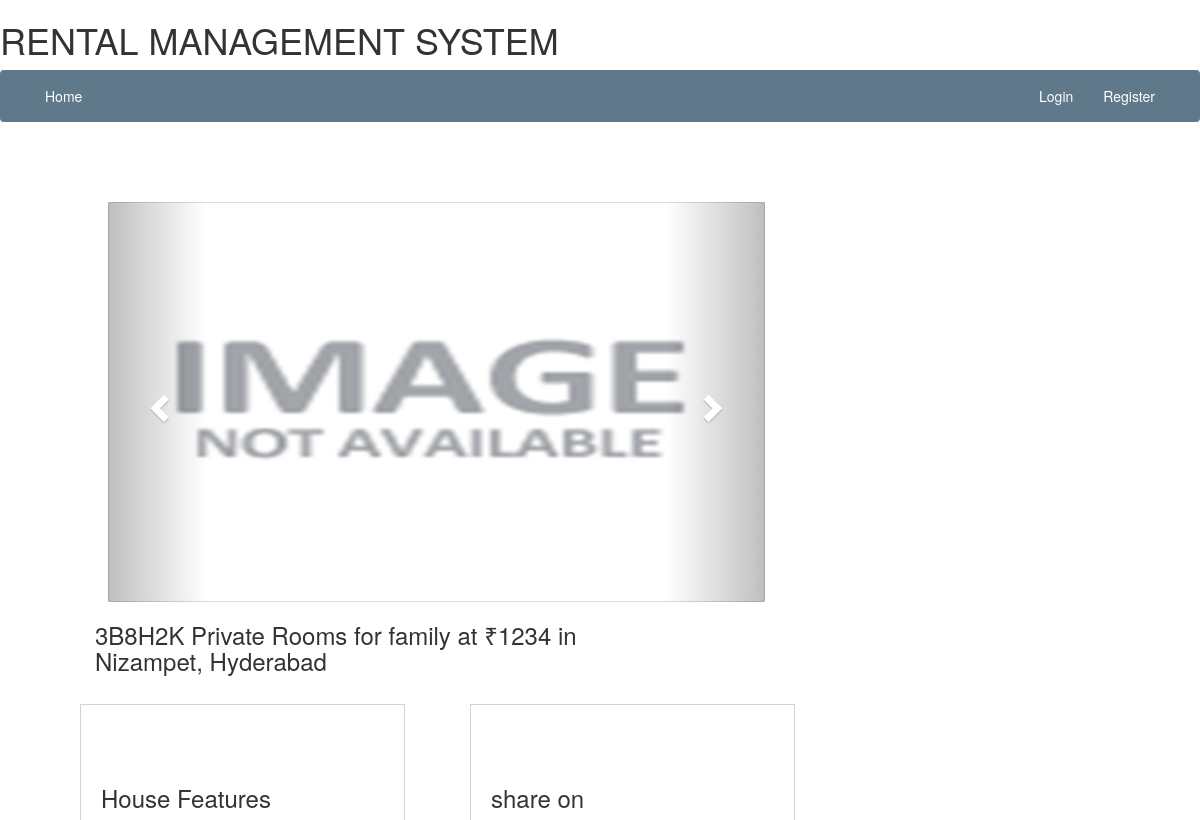
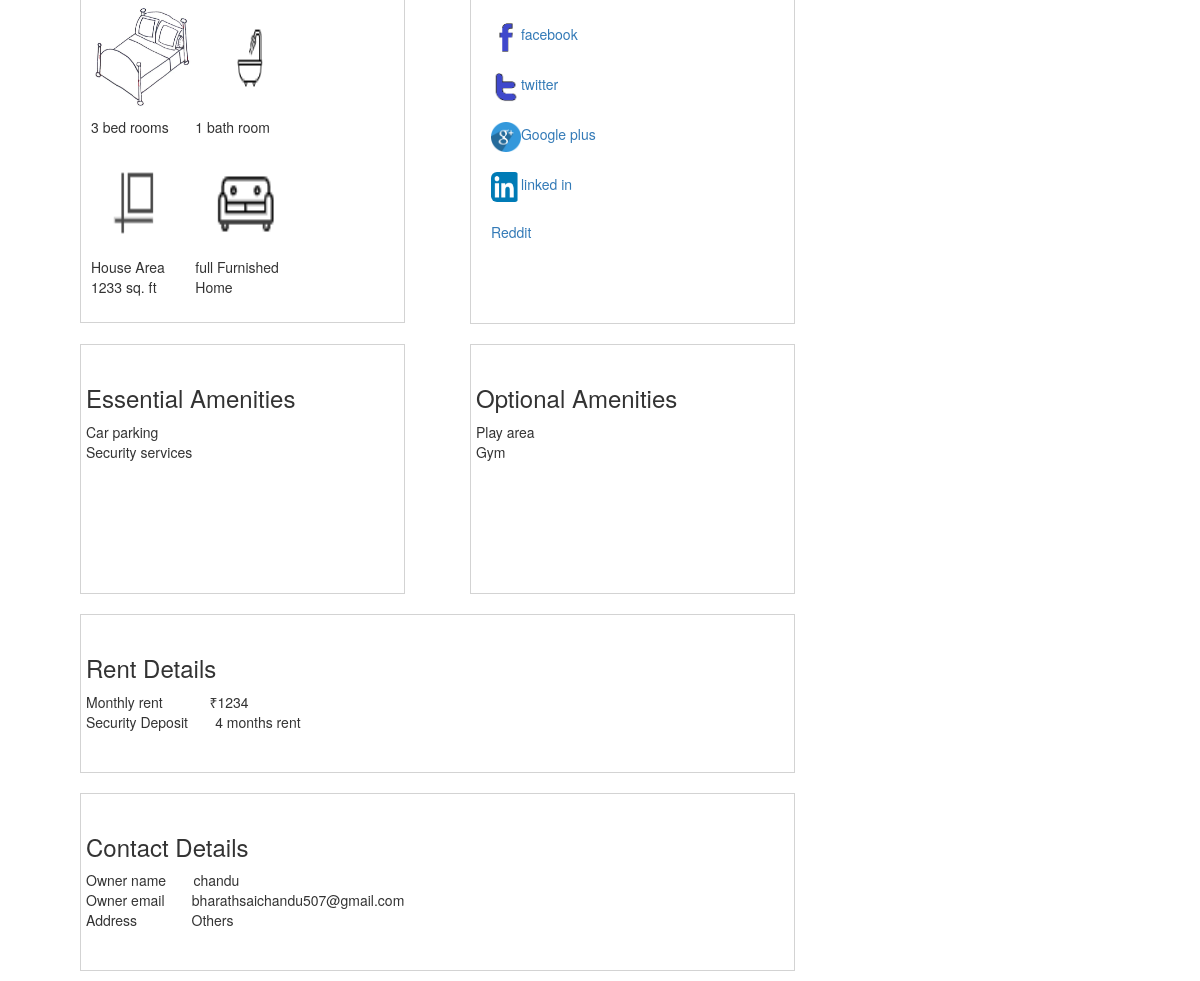
The page /privateroomlist/6/ on the database its author committed (2 pictures, top to bottom).
### forum/models.py (models this page shows, shortened)
class private_room(models.Model):
    user_name = models.CharField(max_length=120, null=True)
    user = models.CharField(max_length=120, null=True)
    email = models.EmailField(max_length=120, null=True)
    City = models.CharField(max_length=100, blank=False, null=True)
    Area = models.CharField(max_length=100, blank=False, null=True)
    Address = models.CharField(max_length=200, blank=False, null=True)
    rent = models.IntegerField(default=0)
    securitydeposit = models.IntegerField(default=0)
    Numbers = [(i, i) for i in range(11)]
    Area_sqft = models.IntegerField(default=0)
    bed_rooms = models.IntegerField(choices=Numbers, default=0)
    bathrooms = models.IntegerField(choices=Numbers, default=0)
    kitchen = models.IntegerField(choices=Numbers, default=0)
    hall = models.IntegerField(choices=Numbers, default=0)
    rooms_available = models.IntegerField(default=0)
    gender_choices = (('male', 'male'), ('female', 'female'), ('family', 'family'), ('any', 'any'))
    gender = models.CharField(max_length=20, choices=gender_choices, default="any")
    Furniture_choices = (('full', 'full furnished'), ('semi', 'semi furnished'), ('no', 'no furnished'))
    Furniture = models.CharField(max_length=20, choices=Furniture_choices, default='full')
    available_choices = (('yes', 'Yes'), ('no', 'No'))
    Available = models.CharField(max_length=10, choices=available_choices, default='no')
    essential_amenities = (('parking', 'Car parking'),
                           ('security', 'Security services'),
                           ('water', 'Water supply'),
                           ('elevator', 'Elevators'),
                           ('power', 'Power backup'),
                           ('maintenance', '24-hour maintenance'))
    essentialamenities = MultiSelectField(choices=essential_amenities, default='parking')
    optional_amenities = (('play', 'Play area'),
                          ('gym', 'Gym'),
                          ('salon', 'Spa and salon'),
                          ('Concierge', 'Concierge services'),
                          ('hospital', 'Hospitals'),
                          ('restaurant', 'Restaurants'),
                          ('temples', 'Temple and religious activity place'),
                          ('wifi', 'Wi-Fi connectivity'))
    optionalamenities = MultiSelectField(choices=optional_amenities, default='play')
    description = models.TextField(blank=False, null=True)
    updated = models.DateTimeField(auto_now=True, auto_now_add=False)
    timestamp = models.DateTimeField(auto_now=False, auto_now_add=True)
    image1 = models.ImageField(upload_to=upload_location, verbose_name='Image(optional)', blank=True)
    image2 = models.ImageField(upload_to=upload_location, verbose_name='Image(optional)', blank=True)
    image3 = models.ImageField(upload_to=upload_location, verbose_name='Image(optional)', blank=True)
    image4 = models.ImageField(upload_to=upload_location, verbose_name='Image(optional)', blank=True)
    image5 = models.ImageField(upload_to=upload_location, verbose_name='Image(optional)', blank=True)
    image6 = models.ImageField(upload_to=upload_location, verbose_name='Image(optional)', blank=True)
    class Meta:
        ordering = ["-updated", "-timestamp"]

### forum/views.py (the view)
# urls.py: path('privateroomlist/<int:my_id>/',privateroom_detail_view,name='privateroom-detail'),
def privateroom_detail_view(request,my_id):
    obj=private_room.objects.get(id=my_id)
    imag=share_room_Images.objects.all()
    try :
        obj =private_room.objects.get(id=my_id)
        imag = share_room_Images.objects.all()
    except question.DoesNotExist:
        raise Http404
    username = None
    if request.user.is_authenticated:
        username = request.user.username
    print(username)
    value = 0
    if username == obj.user_name:
        value = 1
    a=[]
    '''for i in imag:
        if i.sharedroom == obj:
            if i.image:
                a.append(i.image)'''
    print(obj.image1)
    if obj.image1:
        a.append(obj.image1.url)
    if obj.image2:
        a.append(obj.image2.url)
    if obj.image3:
        a.append(obj.image3.url)
    if obj.image4:
        a.append(obj.image4.url)
    if obj.image5:
        a.append(obj.image5.url)
    if obj.image6:
        a.append(obj.image6.url)
    if len(a)==0:
        a.append('../../static/noimage.png')
    some_var = str(obj.essentialamenities)
    some_var=some_var.split(',')
    print(some_var)
    print(type(some_var))
    optional = str(obj.optionalamenities)
    optional = optional.split(',')
    length=len(a)
    one=1
    lengthofessential=len(some_var)
    lengthofoptional=len(optional)
    context={'optional':optional,'value':value,'lenofoptional':lengthofoptional,'object':obj,'imag':imag,'a':a,'range':range(length),'one':one,'essential':some_var,'lenofessential':lengthofessential}
    return render(request,'privateroomdetail.html',context)

### forum/templatetags/urlify.py (called while the page is built)
@register.filter
def urlify(value):
    return quote_plus(value)

### templates/privateroomdetail.html (shortened to what this page needs)
{% extends 'base.html' %}
{% load urlify %}
{% block content %}
{% load staticfiles%}
<div class="col-sm-11     col-sm-offset-1">
  <div id="myCarousel" class="carousel slide" data-ride="carousel">
    <ol class="carousel-indicators">
        {% for i in range %}
        {% if i == one %}
      <li data-target="#myCarousel" data-slide-to="{{i}}" class="active"></li>
        {%else%}
      <li data-target="#myCarousel" data-slide-to="{{i}}"></li>
      {% endif %}
        {%endfor%}
    </ol>
    <div class="carousel-inner">
        {% for i in a %}
        {% if forloop.counter == 1 %}
      <div class="item active">
        <img src="{{i}}" class="img-thumbnail"  class="img-rounded"  style="width:1000px;height:400px;" />
      </div>
        {% else %}
      <div class="item">
        <img src="{{i}}" class="img-thumbnail"  class="img-rounded" style="width:1000px;height:400px;"  />
      </div>
      {%endif%}
        {%endfor%}
    </div>
    <a class="left carousel-control" href="#myCarousel" data-slide="prev">
      <span class="glyphicon glyphicon-chevron-left"></span>
    </a>
    <a class="right carousel-control" href="#myCarousel" data-slide="next">
      <span class="glyphicon glyphicon-chevron-right"></span>
    </a>
  </div>
</div>
<div class="row">
<div class="col-sm-9 col-sm-offset-1">
<h3>{{object.bed_rooms}}B{{object.hall}}H{{object.kitchen}}K Private Rooms for {{object.gender}} at ₹{{object.rent}} in {{object.Area}}, {{object.City}}</h3>
</div ></div>
<br/>
<div class="row">
<div class="col-sm-5 col-sm-offset-1"  style="border: 1px solid LightGray;    padding: 20px;">
<br/><br/>
    <h3>   <bold>House Features</bold></h3>
    <div class="row">
  <div class="column">
    <img border="0" alt="linkedin" src="{% static 'bed.png' %}" class="img-rounded" width="100" height="100">
  </div>
         <div class="column">
    <img border="0" alt="linkedin" src="{% static 'bathroom.png' %}" class="img-rounded" width="100" height="100">
  </div>
    </div>
    <div class="row">
  <div class="column">
      {% if object.bed_rooms >= 2 %}
<span>{{object.bed_rooms}} bed rooms</span>
      {% else %}
      <span>{{object.bed_rooms}} bed room</span>
      {% endif %}
  </div>
         <div class="column">
             {% if object.bathrooms >= 2 %}
             <span>{{object.bathrooms}} bath rooms</span>
             {% else %}
              <span>{{object.bathrooms}} bath room</span>
             {% endif %}
  </div>
    </div>
    <div class="row">
  <div class="column">
    <img border="0" alt="linkedin" src="{% static 'sqft.png' %}" class="img-rounded" width="100" height="100">
  </div>
         <div class="column">
    <img border="0" alt="linkedin" src="{% static 'furniture.png' %}" class="img-rounded" width="100" height="100">
  </div>
    </div>
    <div class="row">
  <div class="column">
      <span>
          House Area
{{object.Area_sqft}} sq. ft
      </span>
  </div>
         <div class="column">
             <span>{{object.Furniture}} Furnished Home</span>
  </div>
    </div>
    </div>
    <div class="col-sm-5 col-sm-offset-1"   style="border: 1px solid LightGray;  height:440px;  padding: 20px;" >
<br/><br/>
    <h3>share on</h3>
        <br/>
        <a href="https://www.facebook.com/sharer/sharer.php?u={{request.build_absolute_uri}}" data-toggle="tooltip" title="facebook">
            <img border="0" alt="facebook" src="{% static 'facebook.png' %}"  class="img-rounded" width="30" height="30">facebook
</a>
<br/><br/>
    <a href="https://twitter.com/home?status={{object.descriptiom|urlify}}%20{{request.build_absolute_uri}}" data-toggle="tooltip" title="twitter">
<img border="0" alt="twitter" src="{% static 'twiter.png' %}"  class="img-rounded" width="30" height="30">twitter
</a>
        <br/><br/>
    <a href='https://plus.google.com/share?url={{request.build_absolute_uri}}'data-toggle="tooltip" title="google plus" >
        <img border="0" alt="twitter" src="{% static 'google plus.png' %}" class="img-rounded" width="30" height="30">Google plus
    </a>
        <br/><br/>
<a href="https://www.linkedin.com/shareArticle?mini=true&url={{request.build_absolute_uri}}&
title={{object.title}}&summary={{object.descriptiom|urlify}}&
source={{request.build_absolute_uri}}" data-toggle="tooltip" title="linkedin">
 <img border="0" alt="linkedin" src="{% static 'linkedin.png' %}" class="img-rounded" width="30" height="30">linked in
</a>
        <br/><br/>
    <a href="http://www.reddit.com/submit?url={{request.build_absolute_uri}}&title={{object.descriptiom|urlify}}">Reddit</a>
<br/>
    </div>
</div>
<div class="col-sm-5 col-sm-offset-1">
<br/>
</div>
                <br/>
<div class="row">
<div class="col-sm-5 col-sm-offset-1" style="border: 1px solid LightGray;  height:250px;  padding: 20px;" >
        <div class="row">
    <h3>   <bold>Essential Amenities</bold></h3>
            {% if lenofessential == 0 %}
             <span>no essential amenities</span>
            {% else %}
            {% for day in essential %}
            {{ day }}<br/>
            {% endfor %}
{% endif %}
        </div>
    <br/>
</div>
    <div class="col-sm-5 col-sm-offset-1" style="border: 1px solid LightGray;  height:250px;  padding: 20px;" >
        <div class="row">
    <h3>   <bold>Optional Amenities</bold></h3>
            {% if lenofoptional == 0 %}
             <span>no optional amenities</span>
            {% else %}
            {% for day in optional %}
            {{ day }}<br/>
            {% endfor %}
{% endif %}
        </div>
    <br/>
</div>
</div>
<br/>
<div class="row">
    <div class="col-sm-11 col-sm-offset-1" style="border: 1px solid LightGray;    padding: 20px;" >
        <div class="row">
    <h3>   <bold>Rent Details</bold></h3>
           <span><bold>Monthly rent</bold> &nbsp;&nbsp;&nbsp;&nbsp;&nbsp;&nbsp;&nbsp;&nbsp;&nbsp;&nbsp;    ₹{{object.rent}}</span>
            <br/>
            <span><bold>Security Deposit</bold> &nbsp;&nbsp;&nbsp;&nbsp;&nbsp;  {{object.securitydeposit}} months rent</span>
        </div>
    <br/>
</div>
</div>
<br/>
<div class="row">
    <div class="col-sm-11 col-sm-offset-1" style="border: 1px solid LightGray;    padding: 20px; overflow: auto;" >
        <div class="row"  >
    <h3>   <bold>Contact Details</bold></h3>
           <span><bold>Owner name</bold> &nbsp;&nbsp;&nbsp;&nbsp;&nbsp;&nbsp;{{object.user}}</span>
            <br/>
            <span><bold>Owner email</bold> &nbsp;&nbsp;&nbsp;&nbsp;&nbsp;  {{object.email}} </span><br/>
            <span><bold>Address</bold> &nbsp;&nbsp;&nbsp;&nbsp;&nbsp;&nbsp;&nbsp;&nbsp;&nbsp;&nbsp;&nbsp;&nbsp;  {{object.Address}} </span>
        </div>
    <br/>
</div>
</div>
{% endblock %}

### templates/base.html (style rules this page uses)
a:link { text-decoration: none; }
body { background: #dcdcdc; color: #333333; margin-top: 5rem; }
h1, h2, h3, h4, h5, h6 { color: #444444; }

### rows shown on the page
private_room: bed_rooms "3", hall "8", kitchen "2", gender "family", rent "1234", Area "Nizampet", City "Hyderabad", bathrooms "1", Area_sqft "1233", Furniture "full", securitydeposit "4", user "chandu", email "bharathsaichandu507@gmail.com", Address "Others"

### other values the page prints
{{ day }} "Car parking" "Security services"
{{ day }} "Play area" "Gym"
